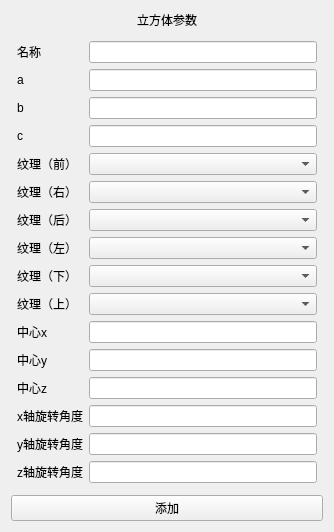
<?xml version="1.0" encoding="UTF-8"?>
<ui version="4.0">
 <class>CubePanel</class>
 <widget class="QWidget" name="CubePanel">
  <property name="geometry">
   <rect>
    <x>0</x>
    <y>0</y>
    <width>334</width>
    <height>518</height>
   </rect>
  </property>
  <property name="windowTitle">
   <string>CubePanel</string>
  </property>
  <layout class="QVBoxLayout" name="verticalLayout" stretch="0,0,0">
   <item>
    <widget class="QLabel" name="title">
     <property name="text">
      <string>立方体参数</string>
     </property>
     <property name="alignment">
      <set>Qt::AlignmentFlag::AlignCenter</set>
     </property>
    </widget>
   </item>
   <item>
    <layout class="QFormLayout" name="formLayout">
     <property name="leftMargin">
      <number>6</number>
     </property>
     <property name="topMargin">
      <number>6</number>
     </property>
     <property name="rightMargin">
      <number>6</number>
     </property>
     <property name="bottomMargin">
      <number>6</number>
     </property>
     <item row="1" column="0">
      <widget class="QLabel" name="label">
       <property name="text">
        <string>a</string>
       </property>
      </widget>
     </item>
     <item row="1" column="1">
      <widget class="QLineEdit" name="a">
       <property name="inputMethodHints">
        <set>Qt::InputMethodHint::ImhDigitsOnly</set>
       </property>
      </widget>
     </item>
     <item row="2" column="0">
      <widget class="QLabel" name="label_2">
       <property name="text">
        <string>b</string>
       </property>
      </widget>
     </item>
     <item row="2" column="1">
      <widget class="QLineEdit" name="b"/>
     </item>
     <item row="3" column="0">
      <widget class="QLabel" name="label_3">
       <property name="text">
        <string>c</string>
       </property>
      </widget>
     </item>
     <item row="3" column="1">
      <widget class="QLineEdit" name="c"/>
     </item>
     <item row="4" column="0">
      <widget class="QLabel" name="label_4">
       <property name="text">
        <string>纹理（前）</string>
       </property>
      </widget>
     </item>
     <item row="4" column="1">
      <widget class="QComboBox" name="tex1"/>
     </item>
     <item row="5" column="0">
      <widget class="QLabel" name="label_6">
       <property name="text">
        <string>纹理（右）</string>
       </property>
      </widget>
     </item>
     <item row="5" column="1">
      <widget class="QComboBox" name="tex2"/>
     </item>
     <item row="6" column="0">
      <widget class="QLabel" name="label_5">
       <property name="text">
        <string>纹理（后）</string>
       </property>
      </widget>
     </item>
     <item row="6" column="1">
      <widget class="QComboBox" name="tex3"/>
     </item>
     <item row="7" column="0">
      <widget class="QLabel" name="label_7">
       <property name="text">
        <string>纹理（左）</string>
       </property>
      </widget>
     </item>
     <item row="7" column="1">
      <widget class="QComboBox" name="tex4"/>
     </item>
     <item row="8" column="0">
      <widget class="QLabel" name="label_8">
       <property name="text">
        <string>纹理（下）</string>
       </property>
      </widget>
     </item>
     <item row="8" column="1">
      <widget class="QComboBox" name="tex5"/>
     </item>
     <item row="9" column="0">
      <widget class="QLabel" name="label_9">
       <property name="text">
        <string>纹理（上）</string>
       </property>
      </widget>
     </item>
     <item row="9" column="1">
      <widget class="QComboBox" name="tex6"/>
     </item>
     <item row="10" column="0">
      <widget class="QLabel" name="label_11">
       <property name="text">
        <string>中心x</string>
       </property>
      </widget>
     </item>
     <item row="10" column="1">
      <widget class="QLineEdit" name="originX"/>
     </item>
     <item row="11" column="0">
      <widget class="QLabel" name="label_12">
       <property name="text">
        <string>中心y</string>
       </property>
      </widget>
     </item>
     <item row="11" column="1">
      <widget class="QLineEdit" name="originY"/>
     </item>
     <item row="12" column="0">
      <widget class="QLabel" name="label_13">
       <property name="text">
        <string>中心z</string>
       </property>
      </widget>
     </item>
     <item row="12" column="1">
      <widget class="QLineEdit" name="originZ"/>
     </item>
     <item row="13" column="0">
      <widget class="QLabel" name="label_14">
       <property name="text">
        <string>x轴旋转角度</string>
       </property>
      </widget>
     </item>
     <item row="13" column="1">
      <widget class="QLineEdit" name="rotationX"/>
     </item>
     <item row="14" column="0">
      <widget class="QLabel" name="label_15">
       <property name="text">
        <string>y轴旋转角度</string>
       </property>
      </widget>
     </item>
     <item row="14" column="1">
      <widget class="QLineEdit" name="rotationY"/>
     </item>
     <item row="15" column="0">
      <widget class="QLabel" name="label_16">
       <property name="text">
        <string>z轴旋转角度</string>
       </property>
      </widget>
     </item>
     <item row="15" column="1">
      <widget class="QLineEdit" name="rotationZ"/>
     </item>
     <item row="0" column="0">
      <widget class="QLabel" name="Label">
       <property name="text">
        <string>名称</string>
       </property>
      </widget>
     </item>
     <item row="0" column="1">
      <widget class="QLineEdit" name="name"/>
     </item>
    </layout>
   </item>
   <item>
    <widget class="QPushButton" name="submitBtn">
     <property name="text">
      <string>添加</string>
     </property>
    </widget>
   </item>
  </layout>
 </widget>
 <resources/>
 <connections/>
</ui>
